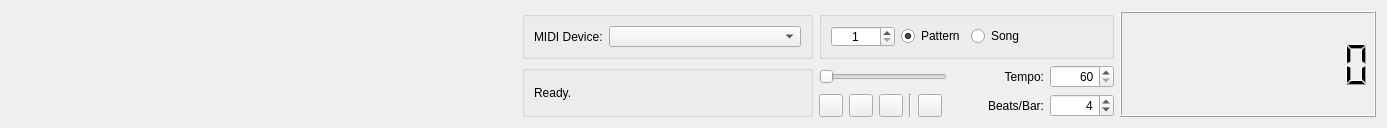
<?xml version="1.0" encoding="UTF-8"?>
<ui version="4.0">
 <class>TopWidget</class>
 <widget class="QWidget" name="TopWidget">
  <property name="geometry">
   <rect>
    <x>0</x>
    <y>0</y>
    <width>1387</width>
    <height>128</height>
   </rect>
  </property>
  <property name="sizePolicy">
   <sizepolicy hsizetype="Preferred" vsizetype="Fixed">
    <horstretch>0</horstretch>
    <verstretch>0</verstretch>
   </sizepolicy>
  </property>
  <property name="minimumSize">
   <size>
    <width>0</width>
    <height>128</height>
   </size>
  </property>
  <property name="maximumSize">
   <size>
    <width>16777215</width>
    <height>128</height>
   </size>
  </property>
  <property name="windowTitle">
   <string>Form</string>
  </property>
  <layout class="QHBoxLayout" name="horizontalLayout_3">
   <item>
    <spacer name="horizontalSpacer">
     <property name="orientation">
      <enum>Qt::Orientation::Horizontal</enum>
     </property>
     <property name="sizeHint" stdset="0">
      <size>
       <width>293</width>
       <height>20</height>
      </size>
     </property>
    </spacer>
   </item>
   <item>
    <layout class="QGridLayout" name="gridLayout_5">
     <item row="1" column="1">
      <widget class="SeekWidget" name="seekWidget">
       <property name="minimumSize">
        <size>
         <width>128</width>
         <height>0</height>
        </size>
       </property>
       <property name="maximumSize">
        <size>
         <width>128</width>
         <height>16777215</height>
        </size>
       </property>
       <property name="orientation">
        <enum>Qt::Orientation::Horizontal</enum>
       </property>
       <property name="invertedAppearance">
        <bool>false</bool>
       </property>
       <property name="invertedControls">
        <bool>false</bool>
       </property>
      </widget>
     </item>
     <item row="1" column="3">
      <widget class="QSpinBox" name="tempoSpinBox">
       <property name="minimumSize">
        <size>
         <width>64</width>
         <height>0</height>
        </size>
       </property>
       <property name="alignment">
        <set>Qt::AlignmentFlag::AlignRight|Qt::AlignmentFlag::AlignTrailing|Qt::AlignmentFlag::AlignVCenter</set>
       </property>
       <property name="minimum">
        <number>60</number>
       </property>
       <property name="maximum">
        <number>320</number>
       </property>
       <property name="value">
        <number>60</number>
       </property>
      </widget>
     </item>
     <item row="2" column="3">
      <widget class="QSpinBox" name="beatsPerBarSpinBox">
       <property name="minimumSize">
        <size>
         <width>64</width>
         <height>0</height>
        </size>
       </property>
       <property name="alignment">
        <set>Qt::AlignmentFlag::AlignRight|Qt::AlignmentFlag::AlignTrailing|Qt::AlignmentFlag::AlignVCenter</set>
       </property>
       <property name="minimum">
        <number>1</number>
       </property>
       <property name="maximum">
        <number>8</number>
       </property>
       <property name="value">
        <number>4</number>
       </property>
      </widget>
     </item>
     <item row="1" column="0" rowspan="2">
      <widget class="QGroupBox" name="groupBox_2">
       <property name="title">
        <string/>
       </property>
       <layout class="QGridLayout" name="gridLayout_3">
        <item row="0" column="0">
         <widget class="QLabel" name="statusLabel">
          <property name="text">
           <string>Ready.</string>
          </property>
         </widget>
        </item>
       </layout>
      </widget>
     </item>
     <item row="2" column="2">
      <widget class="QLabel" name="beatsPerBarLabel">
       <property name="text">
        <string>Beats/Bar:</string>
       </property>
       <property name="alignment">
        <set>Qt::AlignmentFlag::AlignRight|Qt::AlignmentFlag::AlignTrailing|Qt::AlignmentFlag::AlignVCenter</set>
       </property>
      </widget>
     </item>
     <item row="2" column="1">
      <layout class="QHBoxLayout" name="horizontalLayout_4">
       <item>
        <widget class="QPushButton" name="recordButton">
         <property name="maximumSize">
          <size>
           <width>24</width>
           <height>24</height>
          </size>
         </property>
         <property name="text">
          <string/>
         </property>
         <property name="checkable">
          <bool>true</bool>
         </property>
         <property name="checked">
          <bool>false</bool>
         </property>
        </widget>
       </item>
       <item>
        <widget class="QPushButton" name="playButton">
         <property name="maximumSize">
          <size>
           <width>24</width>
           <height>24</height>
          </size>
         </property>
         <property name="text">
          <string/>
         </property>
        </widget>
       </item>
       <item>
        <widget class="QPushButton" name="stopButton">
         <property name="maximumSize">
          <size>
           <width>24</width>
           <height>24</height>
          </size>
         </property>
         <property name="text">
          <string/>
         </property>
        </widget>
       </item>
       <item>
        <widget class="Line" name="uploadLine">
         <property name="orientation">
          <enum>Qt::Orientation::Vertical</enum>
         </property>
        </widget>
       </item>
       <item>
        <widget class="QPushButton" name="uploadButton">
         <property name="maximumSize">
          <size>
           <width>24</width>
           <height>24</height>
          </size>
         </property>
         <property name="text">
          <string/>
         </property>
        </widget>
       </item>
       <item>
        <spacer name="horizontalSpacer_3">
         <property name="orientation">
          <enum>Qt::Orientation::Horizontal</enum>
         </property>
         <property name="sizeHint" stdset="0">
          <size>
           <width>40</width>
           <height>20</height>
          </size>
         </property>
        </spacer>
       </item>
      </layout>
     </item>
     <item row="0" column="0">
      <widget class="QGroupBox" name="midiGroupBox">
       <property name="title">
        <string/>
       </property>
       <layout class="QVBoxLayout" name="verticalLayout">
        <item>
         <layout class="QHBoxLayout" name="horizontalLayout_2">
          <item>
           <widget class="QLabel" name="label">
            <property name="text">
             <string>MIDI Device:</string>
            </property>
           </widget>
          </item>
          <item>
           <widget class="QComboBox" name="deviceComboBox">
            <property name="minimumSize">
             <size>
              <width>192</width>
              <height>0</height>
             </size>
            </property>
           </widget>
          </item>
         </layout>
        </item>
        <item>
         <spacer name="verticalSpacer">
          <property name="orientation">
           <enum>Qt::Orientation::Vertical</enum>
          </property>
          <property name="sizeHint" stdset="0">
           <size>
            <width>20</width>
            <height>49</height>
           </size>
          </property>
         </spacer>
        </item>
       </layout>
      </widget>
     </item>
     <item row="0" column="4" rowspan="3">
      <widget class="TimeDisplayWidget" name="positionDisplay">
       <property name="minimumSize">
        <size>
         <width>256</width>
         <height>0</height>
        </size>
       </property>
       <property name="autoFillBackground">
        <bool>false</bool>
       </property>
       <property name="smallDecimalPoint">
        <bool>false</bool>
       </property>
       <property name="digitCount">
        <number>10</number>
       </property>
       <property name="segmentStyle">
        <enum>QLCDNumber::SegmentStyle::Filled</enum>
       </property>
       <property name="value" stdset="0">
        <double>0.000000000000000</double>
       </property>
      </widget>
     </item>
     <item row="0" column="1" colspan="3">
      <widget class="QGroupBox" name="groupBox">
       <property name="sizePolicy">
        <sizepolicy hsizetype="Preferred" vsizetype="Preferred">
         <horstretch>0</horstretch>
         <verstretch>0</verstretch>
        </sizepolicy>
       </property>
       <property name="title">
        <string/>
       </property>
       <property name="flat">
        <bool>true</bool>
       </property>
       <property name="checkable">
        <bool>false</bool>
       </property>
       <layout class="QHBoxLayout" name="horizontalLayout">
        <item>
         <widget class="QSpinBox" name="patSpinBox">
          <property name="minimumSize">
           <size>
            <width>64</width>
            <height>0</height>
           </size>
          </property>
          <property name="alignment">
           <set>Qt::AlignmentFlag::AlignCenter</set>
          </property>
          <property name="minimum">
           <number>1</number>
          </property>
         </widget>
        </item>
        <item>
         <widget class="QRadioButton" name="patRadioButton">
          <property name="text">
           <string>Pattern</string>
          </property>
          <property name="checked">
           <bool>true</bool>
          </property>
         </widget>
        </item>
        <item>
         <widget class="QRadioButton" name="songRadioButton">
          <property name="text">
           <string>Song</string>
          </property>
         </widget>
        </item>
        <item>
         <spacer name="horizontalSpacer_2">
          <property name="orientation">
           <enum>Qt::Orientation::Horizontal</enum>
          </property>
          <property name="sizeHint" stdset="0">
           <size>
            <width>10</width>
            <height>20</height>
           </size>
          </property>
         </spacer>
        </item>
       </layout>
      </widget>
     </item>
     <item row="1" column="2">
      <widget class="QLabel" name="tempoLabel">
       <property name="text">
        <string>Tempo:</string>
       </property>
       <property name="alignment">
        <set>Qt::AlignmentFlag::AlignRight|Qt::AlignmentFlag::AlignTrailing|Qt::AlignmentFlag::AlignVCenter</set>
       </property>
      </widget>
     </item>
    </layout>
   </item>
  </layout>
 </widget>
 <customwidgets>
  <customwidget>
   <class>TimeDisplayWidget</class>
   <extends>QLCDNumber</extends>
   <header>toplevel/topwidget/timedisplaywidget.h</header>
  </customwidget>
  <customwidget>
   <class>SeekWidget</class>
   <extends>QSlider</extends>
   <header>toplevel/topwidget/seekwidget.h</header>
  </customwidget>
 </customwidgets>
 <resources/>
 <connections/>
</ui>
